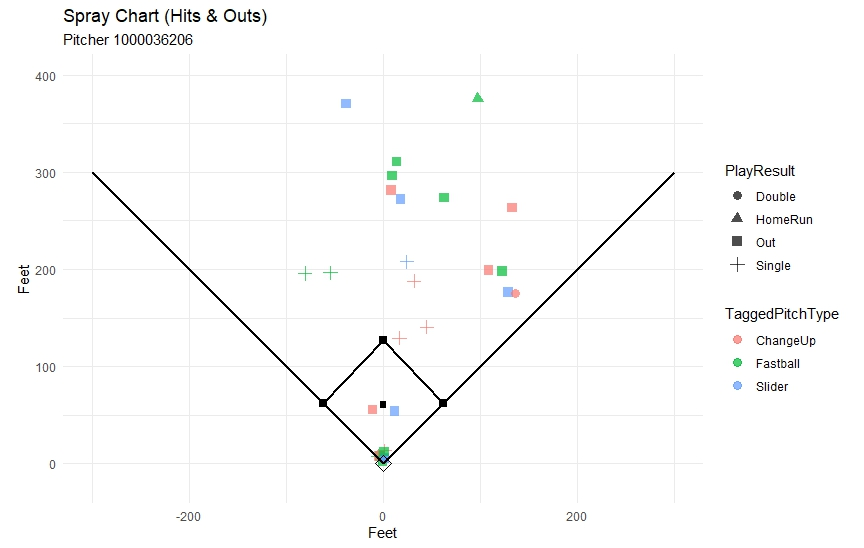

Here is the R script that generated this plot:
###IMPORT THE Track_Combo DATASET###

###INSTALL AND READ-IN NECESSARY R PACKAGES###
install.packages("dplyr")
library(dplyr)
install.packages("ggplot2")
library(ggplot2)

###CONVERT THE BEARING VALUES AND COMBINE WITH DISTANCE TO BE PLOTTED AS HIT COORDINATES ON A FIELD###   
Track_Adjusted=Track_Combo%>%mutate(hc_x=sin(Bearing*0.0174533)*Distance,
                                    hc_y=cos(Bearing*0.0174533)*Distance)%>%
    filter(!is.na(hc_x) & !is.na(hc_y))

###FILTER OUT SPECIFIC PITCHER AND PLAY RESULTS (HITS & OUTS)###
Track_Adjusted=Track_Adjusted%>%filter(PitcherId==1000036206,
                                       TaggedHitType!="Bunt",TaggedHitType!="Undefined",
                                       PlayResult!="Undefined",PlayResult!="Error",PlayResult!="FieldersChoice")

###PLOT A BASIC BASEBALL FIELD WITH FOUL LINES, THE FOUR PLATES, AND THE PITCHER'S MOUND REPRESENTED ###
ggplot(Track_Adjusted, aes(x=hc_x, y=hc_y))+
  geom_point(aes(color = TaggedPitchType, shape = PlayResult), alpha=.7,size = 3)+
  annotate("point", x = 0, y = 0, color = "black", shape = 23, size = 4)+ #HOME PLATE DIAMOND
  annotate("point", x = 62, y = 62, color = "black", shape = 15, size = 2.5)+ #1B SQUARE 
  annotate("point", x = 0, y = 127, color = "black", shape = 15, size = 2.5)+ #2B SQUARE
  annotate("point", x = -62, y = 62, color = "black", shape = 15, size = 2.5)+ #3B SQUARE
  annotate("point", x = 0, y = 60.5, color = "black", shape = 15, size = 2)+ #PITCHER'S MOUND SQUARE
  annotate("segment", x = 62, y = 62, xend = 0, yend = 127, color = "black",size=.9)+ #LINE FROM FIRST TO SECOND
  annotate("segment", x = 0, y = 127, xend = -62, yend = 62, color = "black",size=.9)+ #LINE FROM SECOND TO THIRD
  annotate("segment", x = 0, y = 0, xend = 300, yend = 300, color = "black",size=.9)+ #1B FOUL LINE
  annotate("segment", x = 0, y = 0, xend = -300, yend = 300, color = "black",size=.9)+ #3B FOUL LINE
  coord_equal() + ylim(-20, 400) + xlim(-300, 300)+
  labs(title = "Spray Chart (Hits & Outs)", x = "Feet", y = "Feet",
       subtitle = "Pitcher 1000036206")+
  coord_fixed()+
  theme_minimal()
###THE PLOTTED POINTS ARE SHAPED BY THE PLAY RESULT (HIT TYPES AND OUTS) AND COLORED BY THE PITCH TYPE###
